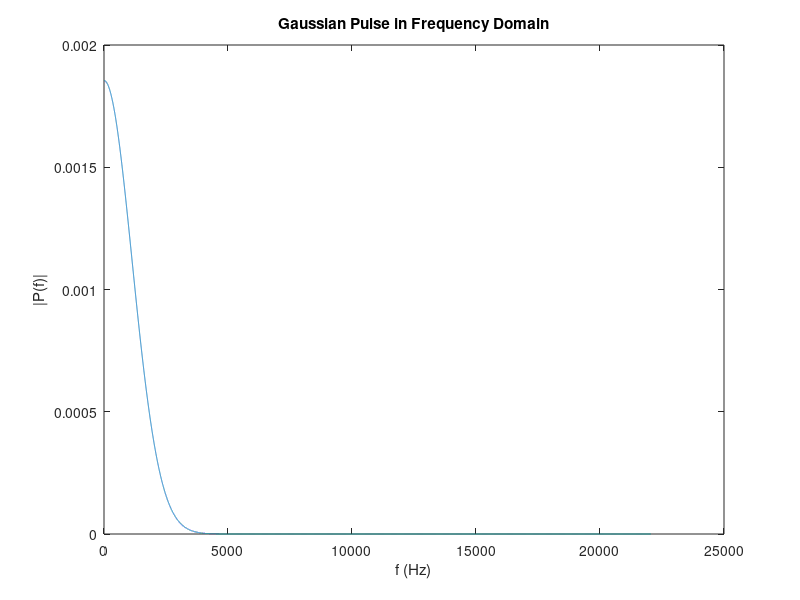

This figure's MATLAB source:
Fs = 44100;         % Sampling frequency
T = 1/Fs;           % Sampling period
t = -0.5:T:0.5;     % Time vector
L = length(t);      % Signal length

X = 1/(0.4*sqrt(2*pi))*(exp(-t.^2/(2*(0.1*1e-3)^2)));

plot(t,X)
title("Gaussian Pulse in Time Domain")
xlabel("Time (t)")
ylabel("X(t)")
axis([-1e-3 1e-3 0 1.1]) 
n = 2^nextpow2(L);
Y = fft(X,n);
f = Fs*(0:(n/2))/n;
P = abs(Y/sqrt(n)).^2;

plot(f,P(1:n/2+1)) 
title("Gaussian Pulse in Frequency Domain")
xlabel("f (Hz)")
ylabel("|P(f)|")